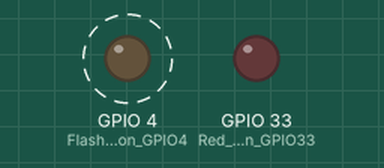
Bench run of a sketch on a simulated ESP32. Parts: output pins drawn as LEDs (lit = HIGH). Dashed ring = blinking.

Above: at 0.5 s.
Timing chart, 0 to 3.0 s (numbered marks = the images above):
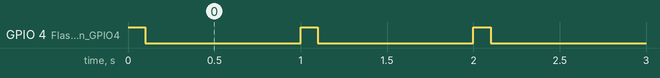

The sketch:

power_test.ino
```cpp
// Minimal test - just blink the flash LED to show ESP32 is running
void setup() {
    // Disable brownout
    #include "soc/soc.h"
    #include "soc/rtc_cntl_reg.h"
    WRITE_PERI_REG(RTC_CNTL_BROWN_OUT_REG, 0);

    pinMode(4, OUTPUT);  // Flash LED on GPIO4
    pinMode(33, OUTPUT); // Red LED on GPIO33 (on some boards)
}

void loop() {
    digitalWrite(4, HIGH);
    delay(100);
    digitalWrite(4, LOW);
    delay(900);
}
```

Measured:
- by itself, GPIO 4 (Flash_LED_on_GPIO4): alternates HIGH for 0.10 s and LOW for 0.90 s
